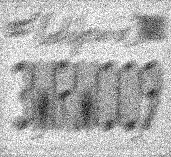
#> input picture images/1/california_22_13.bmp, 171 x 157 px
$ python '图像处理问题一第二问作业.py'
#> lines starting #> are read from the running program, lines starting #| are printed output that depends on the picture
import numpy as np
import cv2 as cv
#高斯滤波
'''dst = cv2.GaussianBlur(src,ksize,sigmaX,sigmay,borderType)
        src: 输入图像矩阵,可为单通道或多通道，多通道时分别对每个通道进行卷积
        dst:输出图像矩阵,大小和数据类型都与src相同
        ksize:高斯卷积核的大小，宽，高都为奇数，且可以不相同
        sigmaX: 一维水平方向高斯卷积核的标准差
        sigmaY: 一维垂直方向高斯卷积核的标准差，默认值为0，表示与sigmaX相同
        borderType:填充边界类型'''
#双边滤波
'''dst = cv2.bilateralFilter(src,d,sigmaColor,sigmaSpace,borderType)
        src: 输入图像对象矩阵,可以为单通道或多通道
        d:用来计算卷积核的领域直径，如果d<=0，从sigmaSpace计算d
        sigmaColor：颜色空间滤波器标准偏差值，决定多少差值之内的像素会被计算（构建灰度值模板）
        sigmaSpace:坐标空间中滤波器标准偏差值。如果d>0，设置不起作用，否则根据它来计算d值（构建距离权重模板）'''
#引导滤波
'''导向滤波
    cv2.ximgproc.guidedFilter(guide,src,radius,eps,dDepth)
        guide: 导向图片，单通道或三通道
        src: 输入图像对象矩阵,可以为单通道或多通道
        radius:用来计算卷积核的领域直径
        eps:规范化参数， eps的平方类似于双边滤波中的sigmaColor（颜色空间滤波器标准偏差值）
       (regularization term of Guided Filter. eps2 is similar to the sigma
         in the color space into bilateralFilter.)
        dDepth: 输出图片的数据深度'''
img=cv.imread('./images/1/california_22_13.bmp')
#> img is the input picture: shape (157, 171, 3); min 0, max 255, mean 175.8
img1=cv.GaussianBlur(img,(3,3),1)
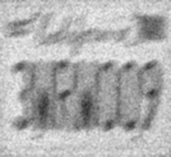
#> img1: shape (157, 171, 3); min 46, max 242, mean 175.8
img2=cv.bilateralFilter(img,9,75,75)
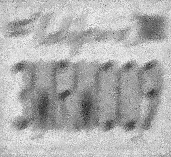
#> img2: shape (157, 171, 3); min 20, max 243, mean 175.9
img3=cv.ximgproc.guidedFilter(img,img,3,2,-1)#test_partten选择1，其余3
'''cv.imwrite('E:/Desktop/imgwork/learn/que2/coins/img1.png',img1)
cv.imwrite('E:/Desktop/imgwork/learn/que2/coins/img2.png',img2)
cv.imwrite('E:/Desktop/imgwork/learn/que2/coins/img3.png',img3)'''
cv.imshow('img',img)
cv.imshow('a',img1)
cv.imshow('b',img2)
cv.imshow('c',img3)
cv.waitKey(0)
cv.destroyAllWindows()

$ run again, with images/1/Aerial1.tif saved as images/1/california_22_13.bmp
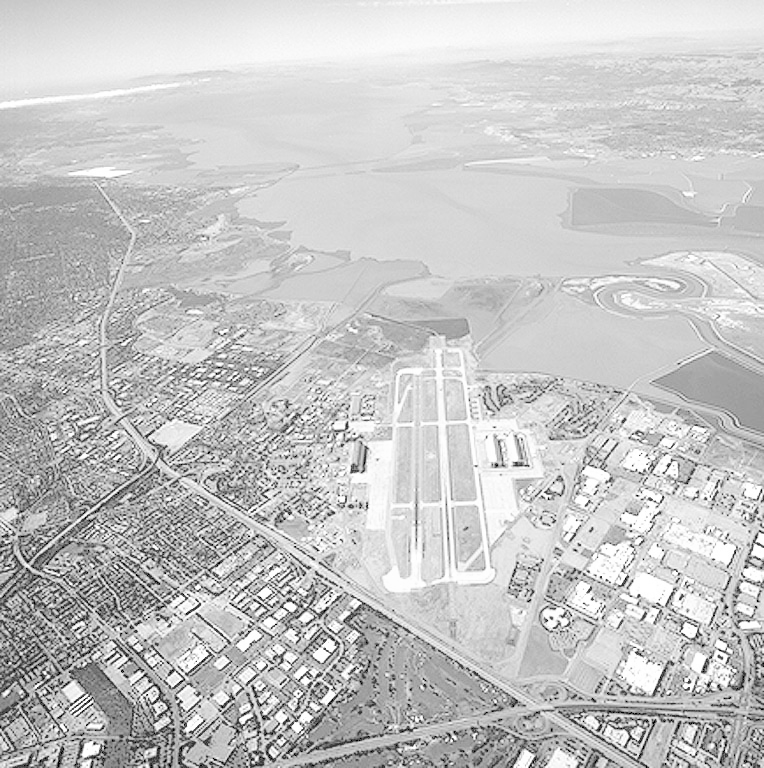
#> input picture images/1/Aerial1.tif, 764 x 768 px
#> img is the input picture: shape (768, 764, 3); min 0, max 255, mean 197.2
#> `img3=cv.ximgproc.guidedFilter(img,img,3,2,-1)#test_partten选择1，其余3`:
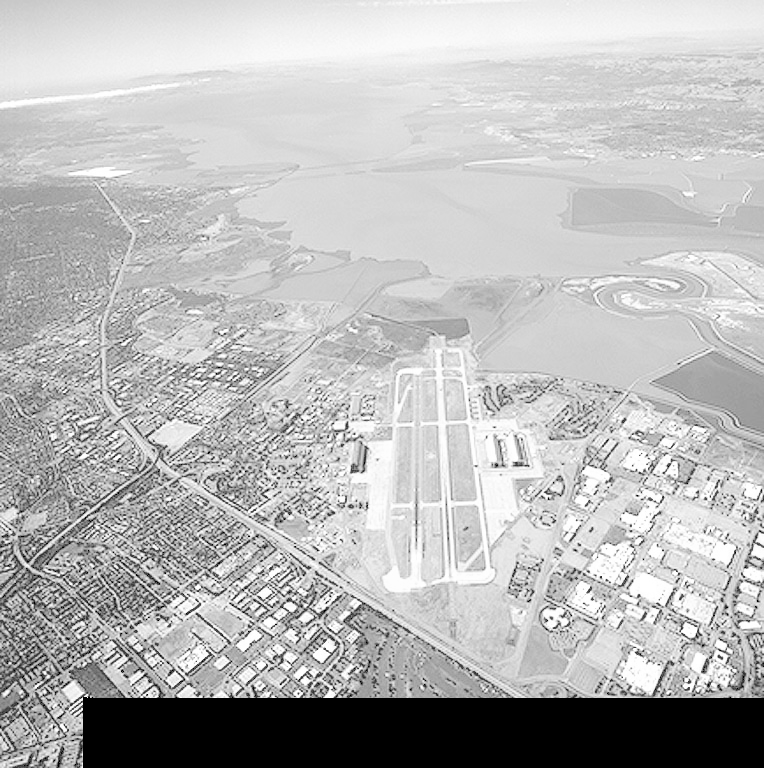
#> img3: shape (768, 764, 3); min 0, max 255, mean 184
